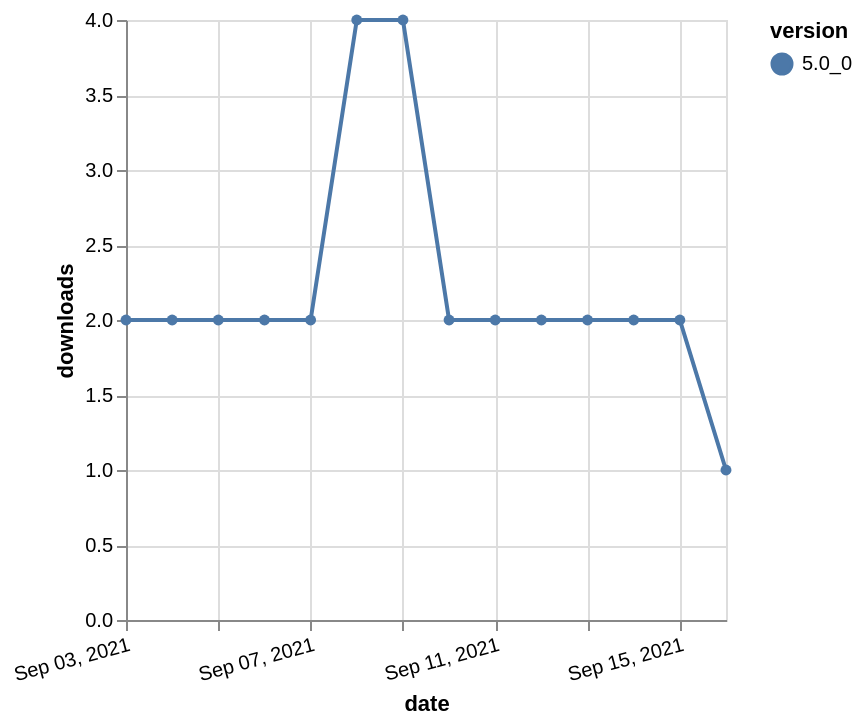

Here is the Vega-Lite specification saved for this chart:
### Vega-Lite specification from a JSON file in a GitHub repository (floating-point values rounded to 4 significant figures)
{"$schema": "https://vega.github.io/schema/vega-lite/v5.json", "description": "A simple bar chart with embedded data.", "data": {"values": [{"date": "2021-09-03", "total": 3114, "delta": 2, "version": "5.0_0"}, {"date": "2021-09-04", "total": 3116, "delta": 2, "version": "5.0_0"}, {"date": "2021-09-05", "total": 3118, "delta": 2, "version": "5.0_0"}, {"date": "2021-09-06", "total": 3120, "delta": 2, "version": "5.0_0"}, {"date": "2021-09-07", "total": 3122, "delta": 2, "version": "5.0_0"}, {"date": "2021-09-08", "total": 3126, "delta": 4, "version": "5.0_0"}, {"date": "2021-09-09", "total": 3130, "delta": 4, "version": "5.0_0"}, {"date": "2021-09-10", "total": 3132, "delta": 2, "version": "5.0_0"}, {"date": "2021-09-11", "total": 3134, "delta": 2, "version": "5.0_0"}, {"date": "2021-09-12", "total": 3136, "delta": 2, "version": "5.0_0"}, {"date": "2021-09-13", "total": 3138, "delta": 2, "version": "5.0_0"}, {"date": "2021-09-14", "total": 3140, "delta": 2, "version": "5.0_0"}, {"date": "2021-09-15", "total": 3142, "delta": 2, "version": "5.0_0"}, {"date": "2021-09-16", "total": 3143, "delta": 1, "version": "5.0_0"}]}, "width": "container", "mark": {"type": "line", "point": {"filled": true}}, "encoding": {"x": {"field": "date", "type": "temporal", "timeUnit": "yearmonthdate", "title": "date", "axis": {"labelAngle": -15}}, "y": {"field": "delta", "type": "quantitative", "title": "downloads"}, "color": {"field": "version", "type": "nominal"}, "tooltip": {"field": "delta"}}}
